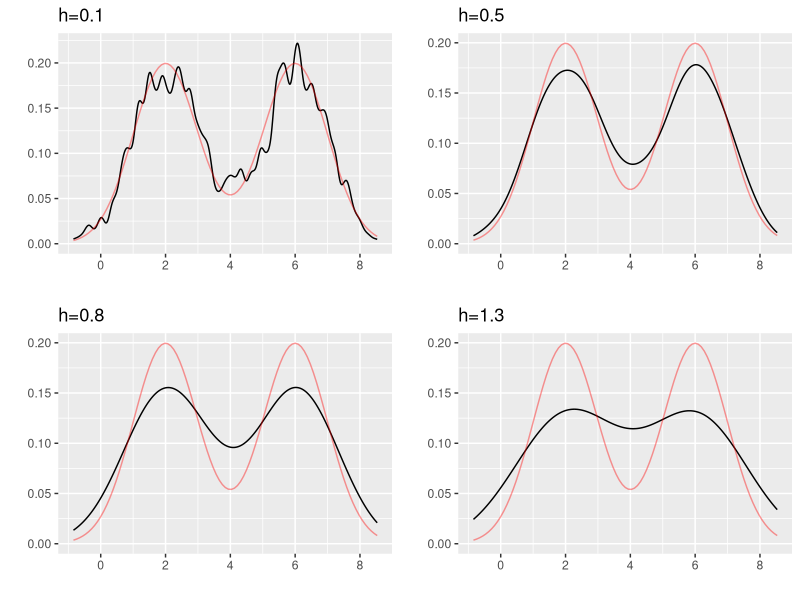

This chart was generated by the following R code:
## ---- chunk 1
library(ggplot2)
library(gridExtra)

f=function(x){0.5*dnorm(x,mean=2)+0.5*dnorm(x,mean=6)}
sim=function(n){
X=rnorm(n,2,1)
Y=rnorm(n,6,1)
ber=rbinom(n=n,size=1,prob=0.5)
return(ber*X+(1-ber)*Y)}
Z=sim(1000)
## ---- chunk 2
p<-ggplot(data.frame(x=Z),aes(x))+labs(x="",y="")
p1<-p+geom_density(bw=0.1)+stat_function(fun=f,col='red',alpha=0.4)+ggtitle("h=0.1")
p2<-p+geom_density(bw=0.5)+stat_function(fun=f,col='red',alpha=0.4)+ggtitle("h=0.5")
p3<-p+geom_density(bw=0.8)+stat_function(fun=f,col='red',alpha=0.4)+ggtitle("h=0.8")
p4<-p+geom_density(bw=1.2)+stat_function(fun=f,col='red',alpha=0.4)+ggtitle("h=1.3")
grid.arrange(p1,p2,p3,p4,nrow=2,ncol=2)
